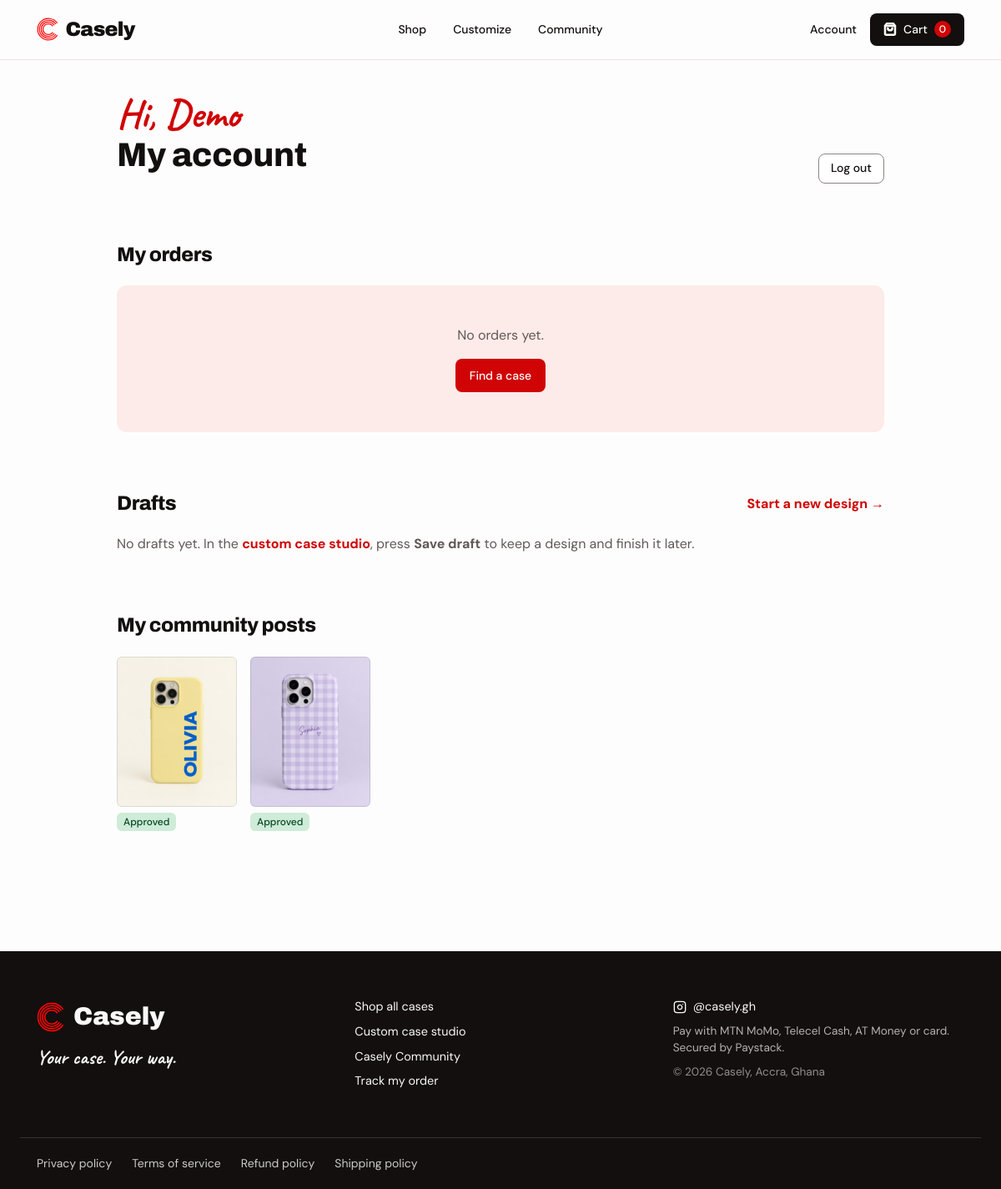
The app's page /views/account.php (signed in) with its own data.
### tables this page shows
CREATE TABLE `community_posts` (
  `post_id` int(11) NOT NULL AUTO_INCREMENT,
  `customer_id` int(11) NOT NULL,
  `product_id` int(11) DEFAULT NULL,
  `post_image` varchar(255) NOT NULL,
  `caption` varchar(150) DEFAULT NULL,
  `handle` varchar(40) DEFAULT NULL,
  `status` enum('pending','approved','rejected') NOT NULL DEFAULT 'pending',
  `reward_code` varchar(30) DEFAULT NULL,
  `created_at` timestamp NOT NULL DEFAULT CURRENT_TIMESTAMP,
  PRIMARY KEY (`post_id`),
  KEY `customer_id` (`customer_id`),
  KEY `product_id` (`product_id`),
  CONSTRAINT `community_posts_ibfk_1` FOREIGN KEY (`customer_id`) REFERENCES `customer` (`customer_id`) ON DELETE CASCADE,
  CONSTRAINT `community_posts_ibfk_2` FOREIGN KEY (`product_id`) REFERENCES `products` (`product_id`) ON DELETE SET NULL
);

### core/core.php (called while the page is built, shortened)
<?php
function get_user_id()
{
    return $_SESSION['customer_id'] ?? null;
}
function e($value)
{
    return htmlspecialchars((string) $value, ENT_QUOTES, 'UTF-8');
}
function root_dir()
{
    return defined('ROOT_DIR') ? ROOT_DIR : '..';
}

### views/layout/flash.php (called while the page is built, shortened)
<?php
$ROOT_DIR = $ROOT_DIR ?? root_dir();
?>

### controllers/OrderController.php (called while the page is built, shortened)
<?php
require_once __DIR__ . "/../classes/OrderClass.php";
class OrderController
{
    private $orderModel;
    public function __construct()
    {
        $this->orderModel = new OrderClass();
    }
    public function getOrdersByCustomer($customerId)
    {
        return $this->orderModel->getOrdersByCustomer($customerId);
    }
}

### classes/OrderClass.php (called while the page is built, shortened)
<?php
require_once __DIR__ . "/../core/db_class.php";
class OrderClass extends Database
{
    public function getOrdersByCustomer($customerId)
    {
        $sql = "SELECT o.*, (SELECT COALESCE(SUM(qty), 0) FROM orderdetails WHERE order_id = o.order_id) AS item_count
                FROM orders o WHERE o.customer_id = ? ORDER BY o.order_date DESC";
        return $this->fetchAll($sql, [$customerId]);
    }
}

### core/db_class.php (called while the page is built, shortened)
<?php
class Database
{
    private static $sharedConn = null;
    private $conn;
    public function __construct()
    {
        if (self::$sharedConn === null) {
            try {
                self::$sharedConn = new PDO(
                    "mysql:host=" . DB_HOST . ";dbname=" . DB_NAME . ";charset=utf8mb4",
                    DB_USER,
                    DB_PASS
                );
                self::$sharedConn->setAttribute(PDO::ATTR_ERRMODE, PDO::ERRMODE_EXCEPTION);
                self::$sharedConn->setAttribute(PDO::ATTR_EMULATE_PREPARES, false);
            } catch (PDOException $e) {
                error_log("Database connection failed: " . $e->getMessage());
                http_response_code(500);
                die("Sorry, the store is unavailable right now. Try again shortly.");
            }
        }
        $this->conn = self::$sharedConn;
    }
    public function fetchAll($sql, $params = [])
    {
        $stmt = $this->conn->prepare($sql);
        $stmt->execute($params);
        return $stmt->fetchAll(PDO::FETCH_ASSOC);
    }
}

### controllers/DraftController.php (called while the page is built, shortened)
<?php
require_once __DIR__ . "/../classes/DraftClass.php";
class DraftController
{
    private $model;
    public function __construct()
    {
        $this->model = new DraftClass();
    }
    public function getDrafts($customerId)
    {
        return $this->model->getDraftsByCustomer($customerId);
    }
}

### classes/DraftClass.php (called while the page is built, shortened)
<?php
require_once __DIR__ . "/../core/db_class.php";
class DraftClass extends Database
{
    public function getDraftsByCustomer($customerId)
    {
        $sql = "SELECT d.draft_id, d.draft_name, d.preview_image, d.updated_at, m.model_name
                FROM design_drafts d
                LEFT JOIN phone_models m ON m.model_id = d.model_id
                WHERE d.customer_id = ?
                ORDER BY d.updated_at DESC";
        return $this->fetchAll($sql, [$customerId]);
    }
}

### controllers/CommunityController.php (called while the page is built, shortened)
<?php
require_once __DIR__ . "/../classes/CommunityClass.php";
class CommunityController
{
    private $communityModel;
    public function __construct()
    {
        $this->communityModel = new CommunityClass();
    }
    public function getPostsByCustomer($customerId)
    {
        return $this->communityModel->getPostsByCustomer($customerId);
    }
}

### classes/CommunityClass.php (called while the page is built, shortened)
<?php
require_once __DIR__ . "/../core/db_class.php";
class CommunityClass extends Database
{
    public function getPostsByCustomer($customerId)
    {
        $sql = "SELECT cp.*, p.product_title FROM community_posts cp
                LEFT JOIN products p ON p.product_id = cp.product_id
                WHERE cp.customer_id = ? ORDER BY cp.created_at DESC";
        return $this->fetchAll($sql, [$customerId]);
    }
}

### views/account.php (the view, shortened to what this page needs)
<?php
require_once __DIR__ . '/../core/core.php';
require_once __DIR__ . '/layout/header.php';
require_once __DIR__ . '/../controllers/OrderController.php';
require_once __DIR__ . '/../controllers/CommunityController.php';
require_once __DIR__ . '/../controllers/DraftController.php';
$orderCtrl = new OrderController();
$orders = $orderCtrl->getOrdersByCustomer(get_user_id());
$posts = (new CommunityController())->getPostsByCustomer(get_user_id());
$drafts = (new DraftController())->getDrafts(get_user_id());
?>
<div class="container container-narrow page">
    <div class="section-head">
        <div>
            <p class="script script-lg">Hi, <?php echo e(strtok($_SESSION['customer_name'], ' ')); ?></p>
            <h1 class="display-md">My account</h1>
        </div>
        <a href="<?php echo $ROOT_DIR; ?>/logout.php" class="btn btn-outline btn-sm">Log out</a>
    </div>
    <section class="section">
        <h2 class="section-title">My orders</h2>
        <?php if (!$orders): ?>
            <div class="soft-panel empty-state">
                <p class="muted">No orders yet.</p>
                <a href="<?php echo $ROOT_DIR; ?>/views/shop.php" class="btn btn-primary">Find a case</a>
            </div>
        <?php endif; ?>
    </section>
    <section class="section" id="drafts">
        <div class="section-head">
            <h2 class="section-title">Drafts</h2>
            <a href="<?php echo $ROOT_DIR; ?>/views/design.php" class="text-link">Start a new design &rarr;</a>
        </div>
        <?php if (!$drafts): ?>
            <p class="muted">No drafts yet. In the <a href="<?php echo $ROOT_DIR; ?>/views/design.php" class="text-link">custom case studio</a>, press <strong>Save draft</strong> to keep a design and finish it later.</p>
        <?php endif; ?>
    </section>
    <section class="section">
        <h2 class="section-title">My community posts</h2>
        <?php if (!$posts): ?>
            <p class="muted">You haven't shared a photo yet. <a href="<?php echo $ROOT_DIR; ?>/views/community.php#share" class="text-link">Share your case</a> and earn a discount code.</p>
        <?php else: ?>
            <div class="post-strip">
                <?php foreach ($posts as $post): ?>
                    <figure>
                        <img src="<?php echo $ROOT_DIR; ?>/uploads/public/community/<?php echo e($post['post_image']); ?>" alt="Your community post" loading="lazy">
                        <figcaption><span class="status status-<?php echo e($post['status']); ?>"><?php echo ucfirst($post['status']); ?></span></figcaption>
                    </figure>
                <?php endforeach; ?>
            </div>
        <?php endif; ?>
    </section>
</div>
<?php require_once __DIR__ . '/layout/footer.php'; ?>

### records on screen
community_posts: post_image (picture), status "Approved"
community_posts: post_image (picture), status "Approved"

### other values on screen
$label "Shop"
$label "Customize"
$label "Community"
$cartCount "0"
strtok($_SESSION['customer_name'], ' ') "Demo"
